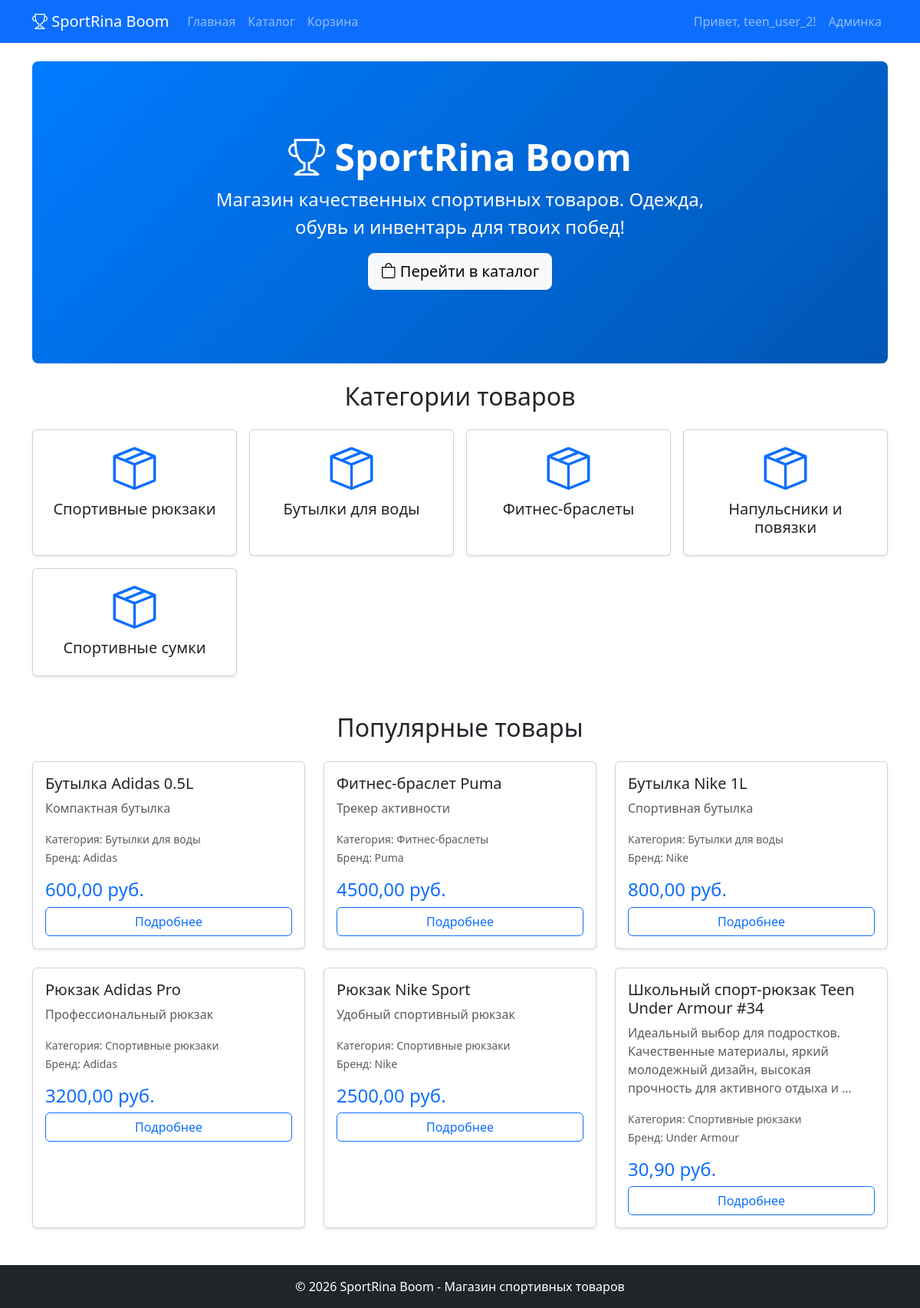
Screenshot of / (signed in) with the database file from the repository.
### store/models.py (models this page shows, shortened)
class Category(models.Model):
    name = models.CharField(max_length=200, verbose_name='Название категории')
    class Meta:
        verbose_name = 'Категория'
        verbose_name_plural = 'Категории'

class Product(models.Model):
    title = models.CharField(max_length=200, verbose_name='Название')
    description = models.TextField(verbose_name='Описание', blank=True)
    price = models.DecimalField(
        max_digits=10, decimal_places=2,
        verbose_name='Цена',
        validators=[MinValueValidator(0.0)]
    )
    stock_quantity = models.PositiveIntegerField(verbose_name='Количество на складе', default=0)
    image = models.ImageField(upload_to='products/', blank=True, null=True, verbose_name='Изображение')
    category = models.ForeignKey(Category, on_delete=models.CASCADE, verbose_name='Категория')
    manufacturer = models.ForeignKey(Manufacturer, on_delete=models.CASCADE, verbose_name='Производитель')
    class Meta:
        verbose_name = 'Товар'
        verbose_name_plural = 'Товары'

class Manufacturer(models.Model):
    name = models.CharField(max_length=200, verbose_name='Название производителя')
    class Meta:
        verbose_name = 'Производитель'
        verbose_name_plural = 'Производители'

### store/views.py (the view)
# urls.py: path('', views.index, name='index'),
def index(request):
    popular_products = Product.objects.order_by('-id')[:6]
    categories = Category.objects.all()
    return render(request, 'shop/index.html', {
        'popular_products': popular_products,
        'categories': categories,
    })

### store/templates/shop/index.html (shortened to what this page needs)
{% extends 'base.html' %}
{% load static %}
{% block content %}
<div class="p-5 mb-4 bg-light rounded-3 text-center" style="background: linear-gradient(135deg, #007bff 0%, #0056b3 100%); color: white;">
    <div class="container-fluid py-5">
        <h1 class="display-5 fw-bold">
            <i class="bi bi-trophy"></i> SportRina Boom
        </h1>
        <p class="col-md-8 fs-4 mx-auto">Магазин качественных спортивных товаров. Одежда, обувь и инвентарь для твоих побед!</p>
        <a class="btn btn-light btn-lg" href="/catalog/" role="button">
            <i class="bi bi-bag"></i> Перейти в каталог
        </a>
    </div>
</div>
<h2 class="mb-4 text-center">Категории товаров</h2>
<div class="row row-cols-2 row-cols-md-4 g-3 mb-5">
    {% for category in categories %}
    <div class="col">
        <a href="/catalog/?category={{ category.id }}" class="text-decoration-none">
            <div class="card text-center shadow-sm h-100">
                <div class="card-body">
                    <i class="bi bi-box-seam display-4 text-primary"></i>
                    <h5 class="card-title mt-2">{{ category.name }}</h5>
                </div>
            </div>
        </a>
    </div>
    {% endfor %}
</div>
<h2 class="mb-4 text-center">Популярные товары</h2>
<div class="row row-cols-1 row-cols-md-2 row-cols-lg-3 g-4">
    {% for product in popular_products %}
    <div class="col">
        <div class="card h-100 shadow-sm">
            <div class="card-body">
                <h5 class="card-title">{{ product.title }}</h5>
                <p class="card-text text-muted">{{ product.description|truncatewords:15 }}</p>
                <p class="card-text">
                    <small class="text-muted">
                        Категория: {{ product.category.name }}<br>
                        Бренд: {{ product.manufacturer.name }}
                    </small>
                </p>
                <h4 class="text-primary">{{ product.price }} руб.</h4>
                <a href="/catalog/{{ product.pk }}/" class="btn btn-outline-primary w-100">
                    Подробнее
                </a>
            </div>
        </div>
    </div>
    {% endfor %}
</div>
{% endblock %}

### templates/base.html (shortened to what this page needs)
<!DOCTYPE html>
{% load static %}
<html lang="ru">
<head>
    <link href="https://cdn.jsdelivr.net/npm/bootstrap@5.3.0/dist/css/bootstrap.min.css" rel="stylesheet">
    <link rel="stylesheet" href="https://cdn.jsdelivr.net/npm/bootstrap-icons@1.11.0/font/bootstrap-icons.css">
    <link rel="stylesheet" href="{% static 'css/style.css' %}">
</head>
<body>
    <nav class="navbar navbar-expand-lg navbar-dark bg-primary">
        <div class="container">
            <a class="navbar-brand" href="/">
                <i class="bi bi-trophy"></i> SportRina Boom
            </a>
            <div class="collapse navbar-collapse" id="navbarNav">
                <ul class="navbar-nav me-auto">
                    <li class="nav-item">
                        <a class="nav-link" href="/">Главная</a>
                    </li>
                    <li class="nav-item">
                        <a class="nav-link" href="/catalog/">Каталог</a>
                    </li>
                    <li class="nav-item">
                        <a class="nav-link" href="/cart/">Корзина</a>
                    </li>
                </ul>
                <ul class="navbar-nav">
                    {% if user.is_authenticated %}
                        <li class="nav-item">
                            <span class="nav-link">Привет, {{ user.username }}!</span>
                        </li>
                        <li class="nav-item">
                            <a class="nav-link" href="/admin/">Админка</a>
                        </li>
                    {% else %}
                        <li class="nav-item">
                            <a class="nav-link" href="/admin/">Войти</a>
                        </li>
                    {% endif %}
                </ul>
            </div>
        </div>
    </nav>
    <main class="container my-4">
        {% block content %}
        {% endblock %}
    </main>
    <footer class="bg-dark text-white text-center py-3 mt-5">
        <div class="container">
            <p class="mb-0">&copy; 2026 SportRina Boom - Магазин спортивных товаров</p>
        </div>
    </footer>
</body>
</html>

### rows the page displays
Category: name "Спортивные рюкзаки"
Category: name "Бутылки для воды"
Category: name "Фитнес-браслеты"
Category: name "Напульсники и повязки"
Category: name "Спортивные сумки"
Product: title "Бутылка Adidas 0.5L", description "Компактная бутылка", category.name "Бутылки для воды", manufacturer.name "Adidas", price "600,00"
Product: title "Фитнес-браслет Puma", description "Трекер активности", category.name "Фитнес-браслеты", manufacturer.name "Puma", price "4500,00"
Product: title "Бутылка Nike 1L", description "Спортивная бутылка", category.name "Бутылки для воды", manufacturer.name "Nike", price "800,00"
Product: title "Рюкзак Adidas Pro", description "Профессиональный рюкзак", category.name "Спортивные рюкзаки", manufacturer.name "Adidas", price "3200,00"
Product: title "Рюкзак Nike Sport", description "Удобный спортивный рюкзак", category.name "Спортивные рюкзаки", manufacturer.name "Nike", price "2500,00"
Product: title "Школьный спорт-рюкзак Teen Under Armour #34", description "Идеальный выбор для подростков. Качественные материалы, яркий молодежный дизайн, высокая прочность для активного отдыха и …", category.name "Спортивные рюкзаки", manufacturer.name "Under Armour", price "30,90"

### other values shown
{{ user.username }} "teen_user_2"
